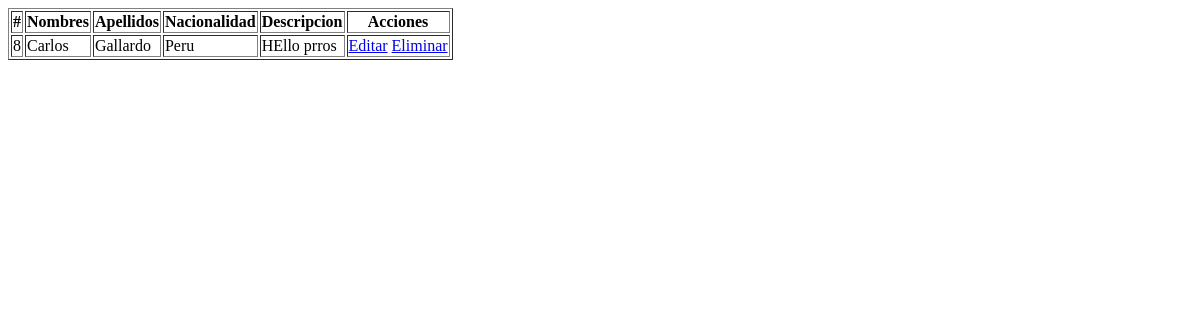
Before: /libro/listar_autor with the older database file.
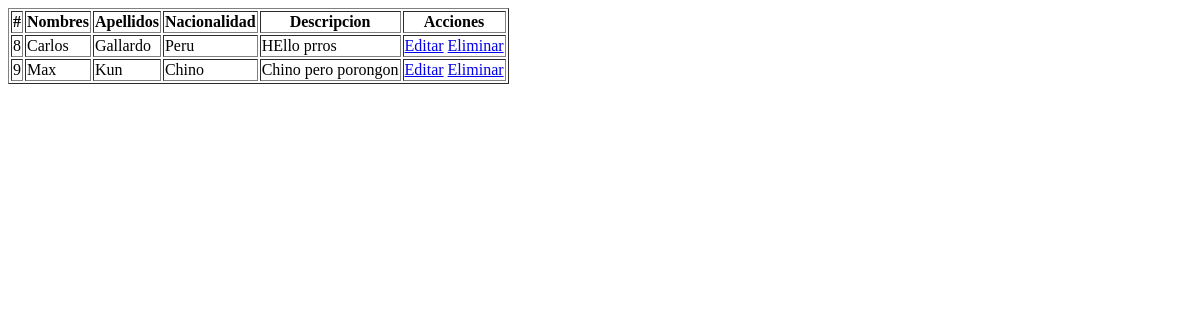
After: the same page with the newer database file.
### apps/libro/models.py (models this page shows, shortened)
class Autor(models.Model):
    id = models.AutoField(primary_key=True)
    nombre = models.CharField(max_length=200, blank=False, null=False)
    apellidos = models.CharField(max_length=200, blank=False, null=False)
    nacionalidad = models.CharField(max_length=200, blank=False, null=False)
    descripcion = models.TextField(blank=False, null=False)
    estado = models.BooleanField(default=True)
    fecha_creacion = models.DateField(
        'Fecha de creación', auto_now=True, auto_now_add=False)
    class Meta:
        verbose_name = 'Autor'
        verbose_name_plural = 'Autores'
        ordering = ['nombre']

### apps/libro/views.py (the view)
# urls.py: path('listar_autor',views.listarAutor, name='listar_autor'),
def listarAutor(request):
    autores = Autor.objects.filter(estado=True)
    return render(request, 'libro/listar_autores.html', {'autores': autores})

### templates/libro/listar_autores.html (shortened to what this page needs)
{% extends "libro/home.html"%}
{% block content %}
{% if autores %}
<table border="1">
    <thead>
        <tr>
            <th>#</th>
            <th>Nombres</th>
            <th>Apellidos</th>
            <th>Nacionalidad</th>
            <th>Descripcion</th>
            <th>Acciones</th>
        </tr>
    </thead>
    <tbody>
        {% for autor in autores %}
            <tr>
                <td>{{ autor.id }}</td>
                <td>{{ autor.nombre }}</td>
                <td>{{ autor.apellidos }}</td>
                <td>{{ autor.nacionalidad }}</td>
                <td>{{ autor.descripcion }}</td>
                <td>
                    <a href="{% url 'editar_autor' autor.id %}">Editar</a>
                    <a href="{% url 'eliminar_autor' autor.id %}" onclick="return confirm('Eliminar ?')">Eliminar</a>
                </td>
            </tr>
        {% endfor %}
    </tbody>
</table>
{% else %}
<h1>No hay autores registrados</h1>
{% endif %}
{% endblock %}

### templates/libro/home.html (shortened to what this page needs)
<!DOCTYPE html>
<html lang="en">
<head>
</head>
<body>
    {% block content %}{% endblock %}
</body>
</html>

Changed rows visible on the page:
added Autor: id "9", nombre "Max", apellidos "Kun", nacionalidad "Chino", descripcion "Chino pero porongon"
